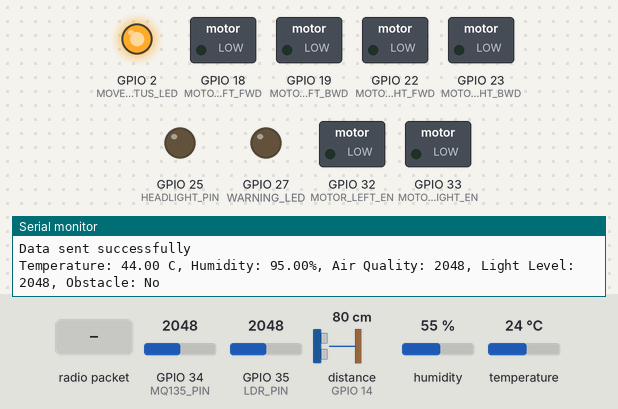
Recording of a sketch running on a simulated ESP32. Parts: switched loads named in the sketch (green lamp = pin HIGH), output pins drawn as LEDs (lit = HIGH), the last lines printed to the serial monitor. Wiring (inferred from the names in the program): ultrasonic range finder: trigger GPIO 13; echo GPIO 14. Dashed ring = blinking. The inputs (shaded band) are chosen by the test bench; at power-on: distance to the obstacle (sensor on GPIO 14) 80 cm, GPIO 35 (LDR_PIN) = 2048, GPIO 34 (MQ135_PIN) = 2048, humidity 55 %, temperature 24 °C. The echo pulse lasts 58.3 µs per cm; pins used as bus, display or sensor lines are not drawn.

Above: at 1.2 s.
1.3 s: distance to the obstacle (sensor on GPIO 14) set to 2 cm
At 2.3 s:
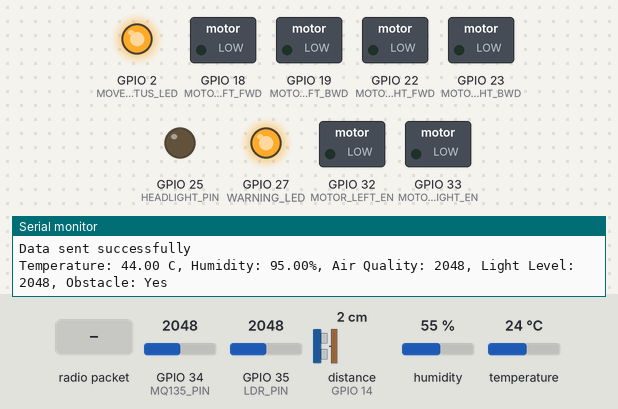
2.8 s: radio packet "1" arrives
At 3.4 s:
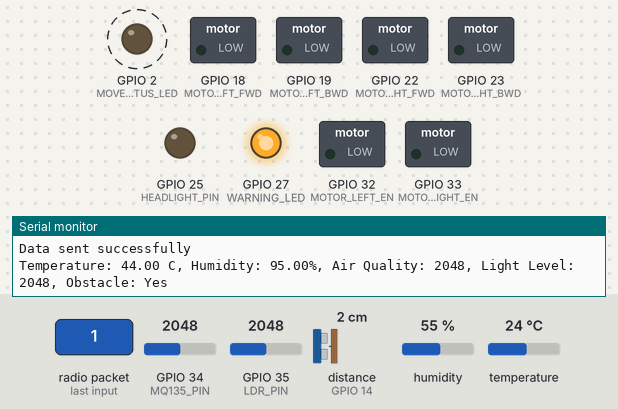
6.6 s: GPIO 35 (LDR_PIN) set to 460
At 7.7 s:
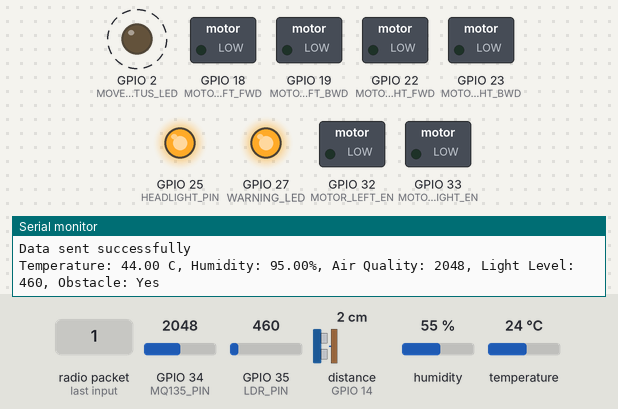
10.1 s: distance to the obstacle (sensor on GPIO 14) set to 18 cm
At 11.5 s:
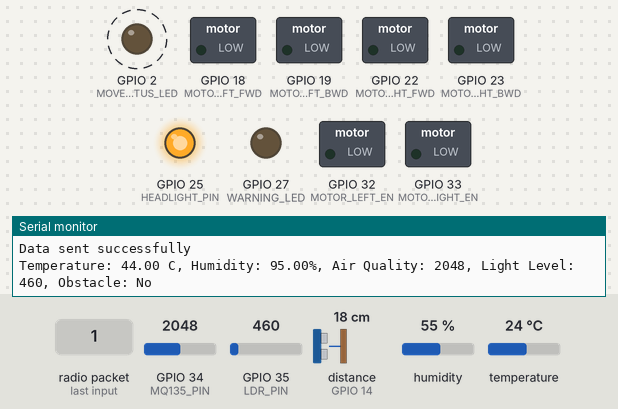
13.6 s: distance to the obstacle (sensor on GPIO 14) set to 4 cm
At 14.0 s:
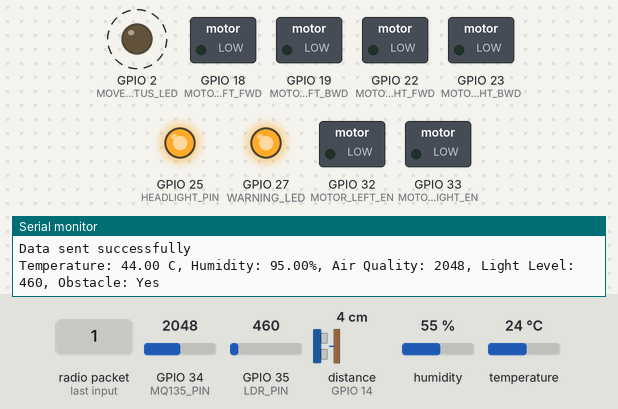
17.7 s: distance to the obstacle (sensor on GPIO 14) set to 35 cm
At 18.7 s:
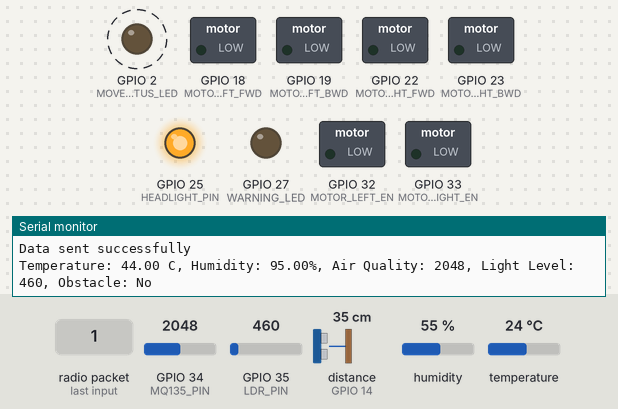
Timing chart, 0 to 22.3 s (numbered marks = the images above; inputs shaded):
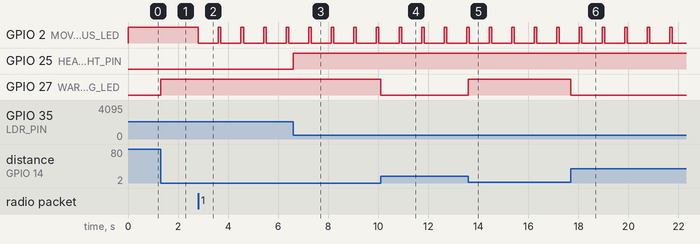

The sketch:

Rover.ino
```cpp
#include <esp_now.h>
#include <WiFi.h>
#include <DHT.h>
#include <map>

// Pin Definitions
#define MOTOR_LEFT_FWD    18
#define MOTOR_LEFT_BWD    19
#define MOTOR_LEFT_EN     32
#define MOTOR_RIGHT_FWD   22
#define MOTOR_RIGHT_BWD   23
#define MOTOR_RIGHT_EN    33
#define DHT_PIN           21
#define MQ135_PIN         34
#define TRIG_PIN          13
#define ECHO_PIN          14
#define LDR_PIN           35
#define WARNING_LED       27
#define HEADLIGHT_PIN     25
#define MOVEMENT_STATUS_LED 2

#define OBSTACLE_THRESHOLD 15
#define DHT_TYPE DHT11
#define ULTRASONIC_TIMEOUT 30000
#define LDR_THRESHOLD 500
#define LEFT_MOTOR_SPEED  255
#define RIGHT_MOTOR_SPEED 255

enum class Direction : uint8_t {
    Stop = 0,
    Forward,
    Backward,
    Left,
    Right
};

DHT dht(DHT_PIN, DHT_TYPE);
Direction currentDirection = Direction::Stop;

// Hard-coded remote MAC address
uint8_t remoteAddress[] = {0xF8, 0xB3, 0xB7, 0x20, 0x35, 0x08};

struct SensorData {
    float temperature;
    float humidity;
    int airQuality;
    bool obstacle;
    int lightLevel;
};

struct CommandData {
    Direction direction;
};

SensorData sensorData;

struct LEDControl {
    unsigned long lastToggleTime;
    bool blink;
    bool state;
};

std::map<uint8_t, LEDControl> ledMap;

void onDataReceived(const esp_now_recv_info_t *esp_now_info, const uint8_t *data, int data_len) {
    memcpy(remoteAddress, esp_now_info->src_addr, 6);
    if (data_len == sizeof(CommandData)) {
        CommandData command;
        memcpy(&command, data, sizeof(command));
        processCommand(command.direction);
    }
}


void handleLED(uint8_t pin, bool condition, bool blink, std::pair<unsigned long, unsigned long> pattern = {500, 500}) {
    unsigned long currentMillis = millis();
    auto &led = ledMap[pin];

    if (condition) {
        if (blink) {
            unsigned long interval = led.state ? pattern.first : pattern.second; // ON duration or OFF duration
            if (currentMillis - led.lastToggleTime >= interval) {
                led.state = !led.state;
                digitalWrite(pin, led.state);
                led.lastToggleTime = currentMillis;
            }
        } else {
            digitalWrite(pin, HIGH);
            led.state = true;
        }
    } else {
        digitalWrite(pin, LOW);
        led.state = false;
    }
}

void readDHT11() {
    sensorData.temperature = dht.readTemperature() + 20;
    sensorData.humidity = dht.readHumidity() + 40;
}

void readMQ135() {
    sensorData.airQuality = analogRead(MQ135_PIN);
}

void readLDR() {
    sensorData.lightLevel = analogRead(LDR_PIN);
}

void readSensors() {

    checkObstacles();

    static unsigned long lastSensorReadTime = 0;
    if (millis() - lastSensorReadTime < 500) return;

    readDHT11();
    readMQ135();
    readLDR();

    esp_err_t result = esp_now_send(remoteAddress, (uint8_t *)&sensorData, sizeof(sensorData));
    if (result == ESP_OK) {
        Serial.println("Data sent successfully");
    } else {
        Serial.printf("Error sending data: %d\n", result);
    }

    Serial.printf("Temperature: %.2f C, Humidity: %.2f%%, Air Quality: %d, Light Level: %d, Obstacle: %s\n",
            sensorData.temperature, sensorData.humidity, sensorData.airQuality, sensorData.lightLevel,
            sensorData.obstacle ? "Yes" : "No");
    lastSensorReadTime = millis();
}

void checkObstacles() {
    digitalWrite(TRIG_PIN, LOW);
    delayMicroseconds(2);
    digitalWrite(TRIG_PIN, HIGH);
    delayMicroseconds(10);
    digitalWrite(TRIG_PIN, LOW);

    long duration = pulseIn(ECHO_PIN, HIGH, ULTRASONIC_TIMEOUT);
    float distance = duration * 0.034 / 2;

    sensorData.obstacle = (distance > 0 && distance < OBSTACLE_THRESHOLD);

    if (sensorData.obstacle) {
        if (currentDirection == Direction::Forward) {
            handleLED(WARNING_LED, true, true);
        } else {
            handleLED(WARNING_LED, true, false);
        }
    } else {
        handleLED(WARNING_LED, false, false);
    }
}

void handleHeadlights() {
    int lightLevel = analogRead(LDR_PIN);
    digitalWrite(HEADLIGHT_PIN, lightLevel < LDR_THRESHOLD ? HIGH : LOW);
}

void processCommand(Direction direction) {
    currentDirection = direction;
    if (sensorData.obstacle && direction == Direction::Forward) {
        stopMotor(MOTOR_LEFT_EN);
        stopMotor(MOTOR_RIGHT_EN);
        return;
    }
    switch (direction) {
        case Direction::Stop:
            stopMotor(MOTOR_LEFT_EN);
            stopMotor(MOTOR_RIGHT_EN);
            break;
        case Direction::Forward:
            moveMotor(MOTOR_LEFT_FWD, MOTOR_LEFT_BWD, MOTOR_LEFT_EN, true, LEFT_MOTOR_SPEED);
            moveMotor(MOTOR_RIGHT_FWD, MOTOR_RIGHT_BWD, MOTOR_RIGHT_EN, true, RIGHT_MOTOR_SPEED);
            break;
        case Direction::Backward:
            moveMotor(MOTOR_LEFT_FWD, MOTOR_LEFT_BWD, MOTOR_LEFT_EN, false, LEFT_MOTOR_SPEED);
            moveMotor(MOTOR_RIGHT_FWD, MOTOR_RIGHT_BWD, MOTOR_RIGHT_EN, false, RIGHT_MOTOR_SPEED);
            break;
        case Direction::Left:
            moveMotor(MOTOR_LEFT_FWD, MOTOR_LEFT_BWD, MOTOR_LEFT_EN, true, LEFT_MOTOR_SPEED);
            moveMotor(MOTOR_RIGHT_FWD, MOTOR_RIGHT_BWD, MOTOR_RIGHT_EN, false, RIGHT_MOTOR_SPEED);
            break;
        case Direction::Right:
            moveMotor(MOTOR_LEFT_FWD, MOTOR_LEFT_BWD, MOTOR_LEFT_EN, false, LEFT_MOTOR_SPEED);
            moveMotor(MOTOR_RIGHT_FWD, MOTOR_RIGHT_BWD, MOTOR_RIGHT_EN, true, RIGHT_MOTOR_SPEED);
            break;
    }
}

void moveMotor(int pin1, int pin2, int enablePin, bool forward, int speed) {
    digitalWrite(pin1, forward ? HIGH : LOW);
    digitalWrite(pin2, forward ? LOW : HIGH);
    analogWrite(enablePin, speed);
}

void stopMotor(int enablePin) {
    analogWrite(enablePin, 0);
}


void setup() {
    Serial.begin(115200);

    // Initialize pins
    pinMode(MOTOR_LEFT_FWD, OUTPUT);
    pinMode(MOTOR_LEFT_BWD, OUTPUT);
    pinMode(MOTOR_RIGHT_FWD, OUTPUT);
    pinMode(MOTOR_RIGHT_BWD, OUTPUT);
    pinMode(TRIG_PIN, OUTPUT);
    pinMode(ECHO_PIN, INPUT);
    pinMode(WARNING_LED, OUTPUT);
    pinMode(MOVEMENT_STATUS_LED, OUTPUT);
    pinMode(MQ135_PIN, INPUT);
    pinMode(LDR_PIN, INPUT);
    pinMode(HEADLIGHT_PIN, OUTPUT);

    pinMode(MOTOR_LEFT_EN, OUTPUT);
    pinMode(MOTOR_RIGHT_EN, OUTPUT);

    stopMotor(MOTOR_LEFT_EN);
    stopMotor(MOTOR_RIGHT_EN);

    dht.begin();

    WiFi.mode(WIFI_STA);
    if (esp_now_init() != ESP_OK) {
        Serial.println("ESP-NOW init failed");
        return;
    }
    esp_now_register_recv_cb(onDataReceived);

    esp_now_peer_info_t peerInfo = {};
    memcpy(peerInfo.peer_addr, remoteAddress, 6);
    peerInfo.channel = 0;
    peerInfo.encrypt = false;
    if (esp_now_add_peer(&peerInfo) == ESP_OK) {
        Serial.println("Peer added successfully");
    } else {
        Serial.println("Failed to add peer");
    }

    // Initialize LEDs in the map
    ledMap[WARNING_LED] = {0, false, false};
    ledMap[MOVEMENT_STATUS_LED] = {0, false, false};
}


void loop() {

    readSensors();

    handleLED(MOVEMENT_STATUS_LED, true, currentDirection != Direction::Stop, {100, 800});

    handleHeadlights();
}
```

Measured:
- after the input at 1.3 s, GPIO 27 (WARNING_LED): LOW → HIGH at once
- after the input at 2.8 s, GPIO 2 (MOVEMENT_STATUS_LED): alternates HIGH for 0.10 s and LOW for 0.80 s, starting at once
- after the input at 6.6 s, GPIO 25 (HEADLIGHT_PIN): LOW → HIGH at once
- after the input at 10.1 s, GPIO 27 (WARNING_LED): HIGH → LOW at once
- after the input at 13.6 s, GPIO 27 (WARNING_LED): LOW → HIGH at once
- after the input at 17.7 s, GPIO 27 (WARNING_LED): HIGH → LOW at once
